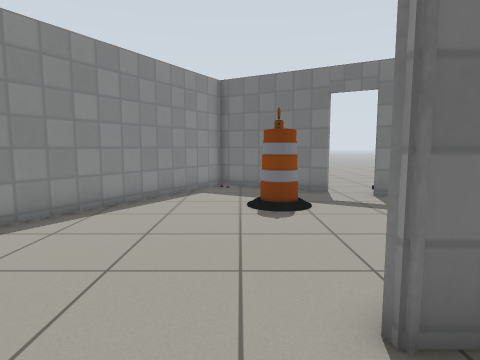
View 1 (above)

12 first-person views from a walk through a Gazebo world. The camera is 0.92 m above the floor, tilts 6° down and sees 75° across. Floor lines are 1 m apart. The floor is counted in squares, 0.5 m on a side. Each view is taken from the middle of a square. On the plan, view 1 faces up. The plan holds only what a view shows up to about 17 squares ahead; the rest is blank. The robots in the file are not drawn. Gazebo's built-in surfaces are drawn with simple patterns. Some stock models are drawn as simple stand-ins.

View 2
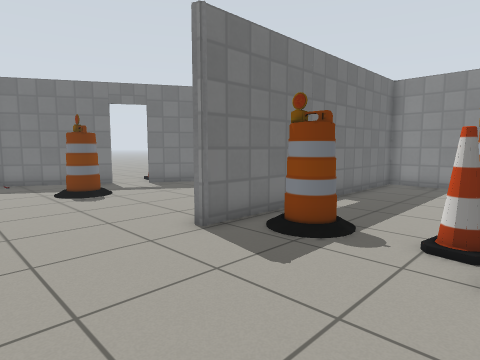

View 3
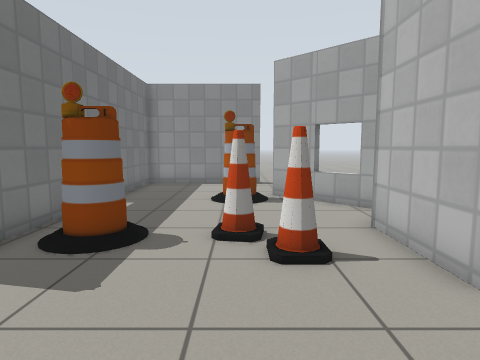

View 4
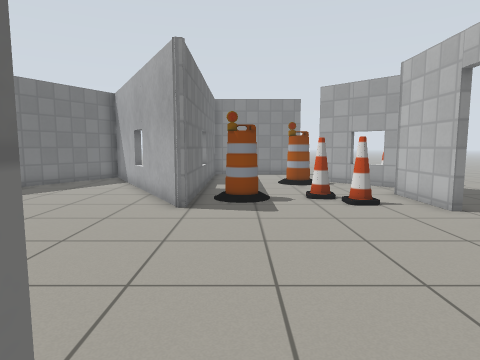

View 5
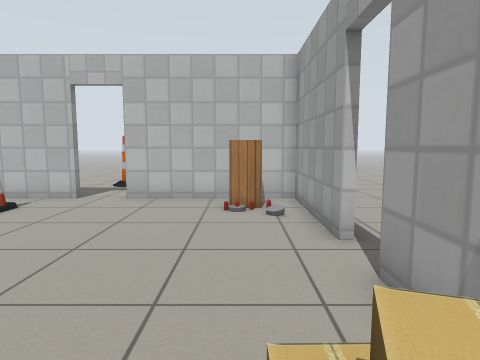

View 6
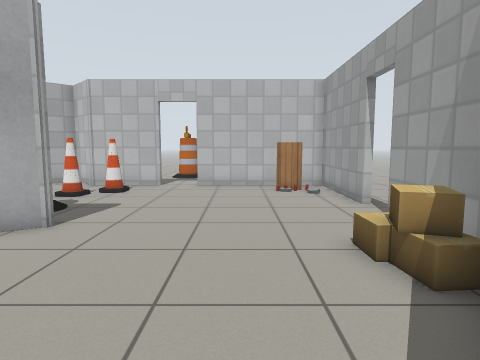

View 7
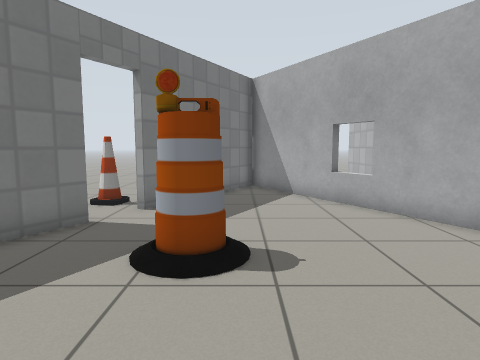

View 8
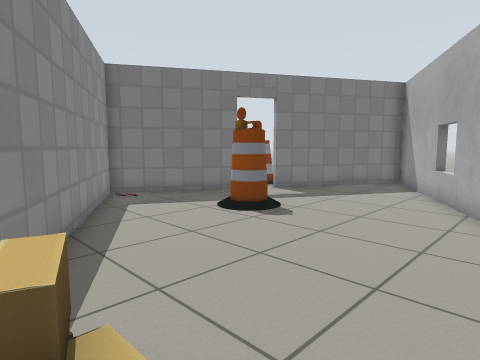

View 9
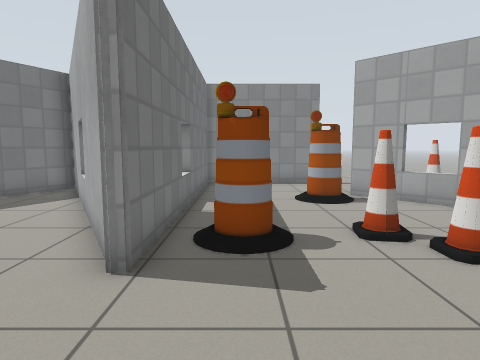

View 10
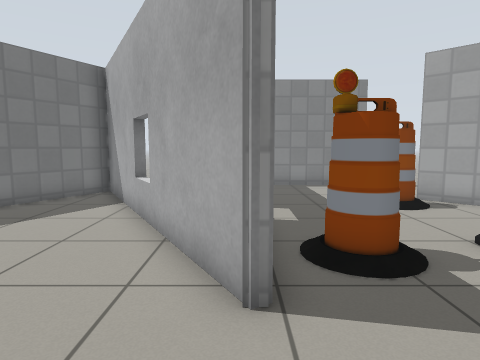

View 11
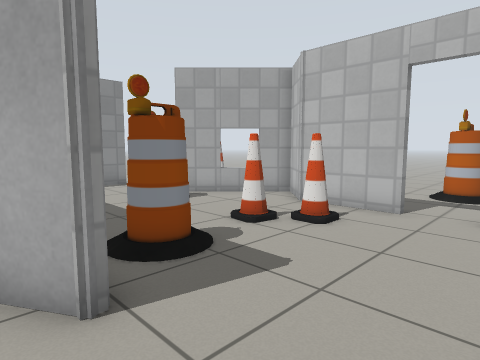

View 12
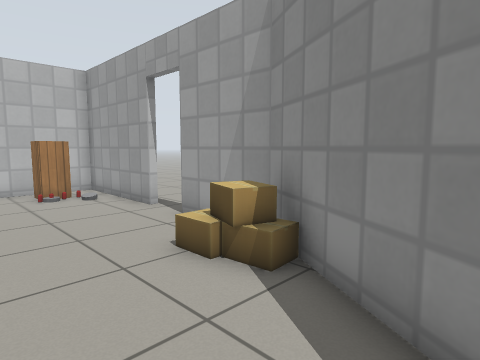

### Floor plan
Key: @ floor where view 1 was taken; # wall or solid block; . floor; D open door; = window, fence, low wall or low ledge; B barrel; C cone; A cardboard box; G grey cylinder; I cabinet; O other object.
Columns run from 8 left of view 1 to 13 right of it. Each row starts with its distance up from view 1.
 17              ...
 16              ...  ..
 15       ###    .......
 14       #. ## ........
 13      ##...##D.C...
 12     ##......DD#
 11     #.........##
 10    ##....BB.... ##
  9    #.............###
  8   ##.............###
  7   #.............##
  6   A...........###
  5  #AA........##=
  4  #A........##
  3  #........#####=######
  2  #...................#
  1 .D.........BB........#
  0 .D......@............#
 -1 .#...................#
 -2 .#G........CC...B....#
 -3 .#OO......C..........#
 -4  #.I............## ..
 -5  ######DD####..=#
 -6        .....####
 -7        .....  #
 -8         ....
 -9         B...
-10         B...
-11          ...
-12          ...

Where each view was taken, in squares from view 1:
view 1: 0 up, 0 right, facing up
view 2: 3 down, 3 left, facing up-right
view 3: 2 down, 3 left, facing right
view 4: 1 up, 8 left, facing right
view 5: 6 up, 5 left, facing down
view 6: 10 up, 3 left, facing down
view 7: 9 up, 4 left, facing right
view 8: 3 up, 6 left, facing up-right
view 9: 1 up, 3 left, facing right
view 10: 3 up, 2 left, facing right
view 11: 4 up, 2 left, facing down-right
view 12: 9 up, 2 left, facing down-left
